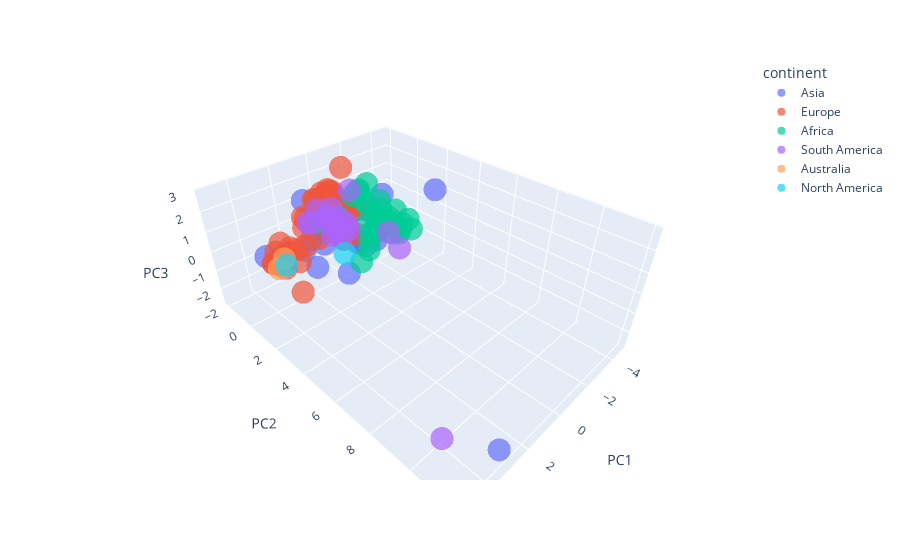

The code cell stored with this chart in its notebook:
### Code cell
import plotly.express as px
fig = px.scatter_3d(pca_df, x='PC1', y='PC2', z='PC3',
              color='continent', size_max=18,
              opacity=0.7)
fig.show()
